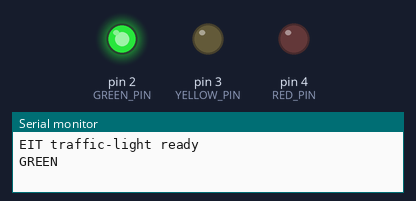
Recording of a sketch running on a simulated Arduino Uno, built with avr-gcc and run on an emulated ATmega328P. On the bench: output pins drawn as LEDs (lit = HIGH), the last lines printed to the serial monitor.

Above: at 1.5 s.
At 3.5 s:
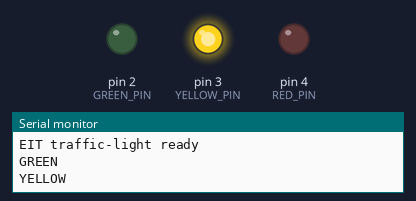
At 5.5 s:
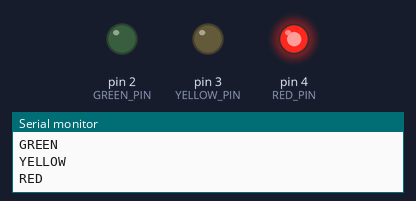
Timing chart, 0 to 9.1 s (numbered marks = the images above):
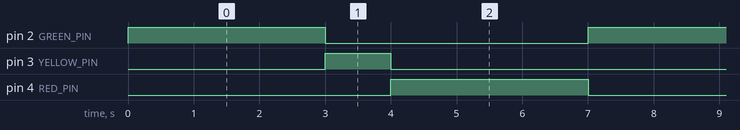

The sketch:

sketch.ino
```cpp
// EI TOKEN 案例 · 红绿灯
// 红黄绿三色轮流亮，做一个路口信号灯
// 适用：Arduino Uno / Arduino Nano / ESP32 DevKit / ESP32-S3 DevKitC

#if defined(CONFIG_IDF_TARGET_ESP32S3)
const int RED_PIN = 6;
const int YELLOW_PIN = 5;
const int GREEN_PIN = 4;
#elif defined(ESP32)
const int RED_PIN = 17;
const int YELLOW_PIN = 16;
const int GREEN_PIN = 4;
#else
const int RED_PIN = 4;
const int YELLOW_PIN = 3;
const int GREEN_PIN = 2;
#endif

void light(int r, int y, int g) {
  digitalWrite(RED_PIN, r); digitalWrite(YELLOW_PIN, y); digitalWrite(GREEN_PIN, g);
}

void setup() {
  Serial.begin(115200);
  pinMode(RED_PIN, OUTPUT); pinMode(YELLOW_PIN, OUTPUT); pinMode(GREEN_PIN, OUTPUT);
  Serial.println("EIT traffic-light ready");
}

void loop() {
  light(LOW, LOW, HIGH);  Serial.println("GREEN");  delay(3000);
  light(LOW, HIGH, LOW);  Serial.println("YELLOW"); delay(1000);
  light(HIGH, LOW, LOW);  Serial.println("RED");    delay(3000);
}
```

Measured:
- by itself, pin 2 (GREEN_PIN), pin 4 (RED_PIN): alternates HIGH for 3.0 s and LOW for 4.0 s
- by itself, pin 3 (YELLOW_PIN): alternates HIGH for 1.0 s and LOW for 6.0 s
- by itself, everything shown: repeats every 7.0 s, in 3 steps
